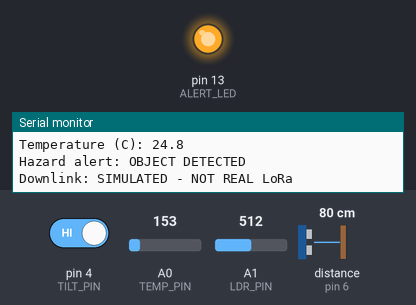
This sketch was run on a simulated Arduino Uno, built with avr-gcc and run on an emulated ATmega328P. Shown: output pins drawn as LEDs (lit = HIGH), the last lines printed to the serial monitor. Wiring (inferred from the names in the program): ultrasonic range finder: trigger pin 7; echo pin 6. The inputs (shaded band) are chosen by the test bench; at power-on: distance to the obstacle (sensor on pin 6) 80 cm, A0 (TEMP_PIN) = 153, pin 4 (TILT_PIN) HIGH, A1 (LDR_PIN) = 512. The echo pulse lasts 58.3 µs per cm; pins used as bus, display or sensor lines are not drawn.

Above: at 2.0 s.
2.1 s: distance to the obstacle (sensor on pin 6) set to 146 cm
3.7 s: distance to the obstacle (sensor on pin 6) set to 155 cm
At 5.9 s:
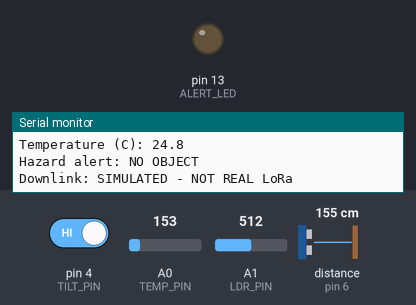
6.2 s: A0 (TEMP_PIN) set to 129
7.8 s: A0 (TEMP_PIN) set to 112
Timing chart, 0 to 10.8 s (numbered marks = the images above; inputs shaded):
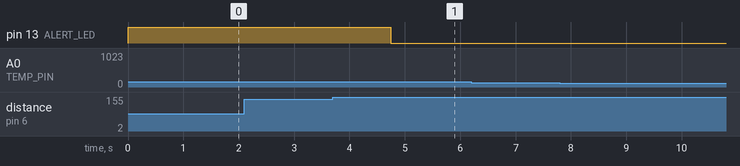

The sketch:

team_circuit_updated.ino
```cpp
const int TRIG_PIN = 7;
const int ECHO_PIN = 6;
const int LDR_PIN = A1;
const int TEMP_PIN = A0;
const int TILT_PIN = 4;      // tilt sensor stands in for the MPU-6050 (other leg to GND)
const int ALERT_LED = 13;

const float HAZARD_DISTANCE_CM = 150.0;
const int SUNLIT_THRESHOLD = 250;   // tune with the photoresistor light slider

void setup() {
  Serial.begin(9600);

  pinMode(TRIG_PIN, OUTPUT);
  pinMode(ECHO_PIN, INPUT);
  pinMode(ALERT_LED, OUTPUT);
  pinMode(TILT_PIN, INPUT_PULLUP);

  digitalWrite(TRIG_PIN, LOW);
  digitalWrite(ALERT_LED, LOW);

  Serial.println("MINEWATCH 1U - SIMULATION");
  Serial.println("--------------------------");
}

void loop() {
  // Measure distance using the ultrasonic sensor
  digitalWrite(TRIG_PIN, LOW);
  delayMicroseconds(2);
  digitalWrite(TRIG_PIN, HIGH);
  delayMicroseconds(10);
  digitalWrite(TRIG_PIN, LOW);

  unsigned long duration = pulseIn(ECHO_PIN, HIGH, 30000UL);
  float distance = duration * 0.0343 / 2.0;

  // Read light level: sunlit = imaging mode, dark = eclipse (camera off, low power)
  int lightLevel = analogRead(LDR_PIN);
  bool sunlit = lightLevel > SUNLIT_THRESHOLD;

  // Read temperature from TMP36
  int rawTemp = analogRead(TEMP_PIN);
  float voltage = rawTemp * (5.0 / 1023.0);
  float temperatureC = (voltage - 0.5) * 100.0;

  // Attitude: tilted = satellite not pointing at the sea, so skip imaging
  bool tilted = digitalRead(TILT_PIN) == LOW;   // flip if your tilt sensor reads the other way

  bool objectDetected =
      sunlit && !tilted && duration > 0 && distance <= HAZARD_DISTANCE_CM;

  digitalWrite(ALERT_LED, objectDetected ? HIGH : LOW);

  Serial.println();
  Serial.println("=== MINEWATCH TELEMETRY ===");

  Serial.print("Mode: ");
  Serial.println(sunlit ? "SUNLIT (imaging)" : "ECLIPSE (low power, camera off)");

  Serial.print("Attitude: ");
  Serial.println(tilted ? "OFF-POINTING (imaging paused)" : "NADIR (pointing at sea)");

  Serial.print("Distance (cm): ");
  if (duration == 0) {
    Serial.println("No echo");
  } else {
    Serial.println(distance, 1);
  }

  Serial.print("Light reading: ");
  Serial.println(lightLevel);

  Serial.print("Temperature (C): ");
  Serial.println(temperatureC, 1);

  Serial.print("Hazard alert: ");
  Serial.println(objectDetected ? "OBJECT DETECTED" : "NO OBJECT");

  Serial.println("Downlink: SIMULATED - NOT REAL LoRa");

  delay(1000);
}
```

Measured:
- the behaviour switches between 150 and 151 cm on distance to the obstacle (sensor on pin 6) (found by bisection; images 0 and 1)
- after the input at 3.7 s, pin 13 (ALERT_LED): HIGH → LOW after 1.0 s
